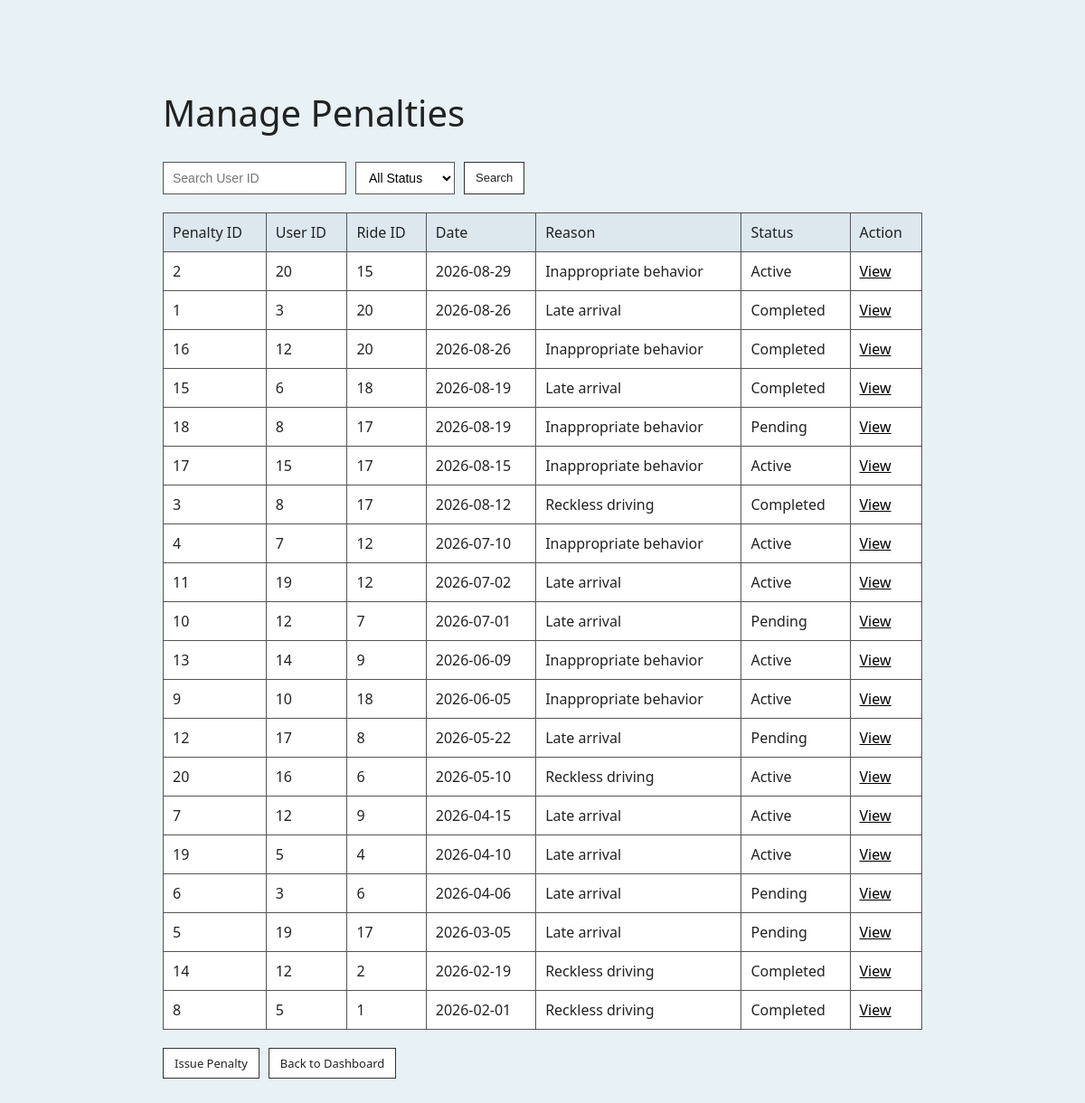
Screenshot of /ManagePenalty.php (signed in) with the database file from the repository.
### tables this page shows
CREATE TABLE `penaltysystem` (
  `PenaltyID` int(10) NOT NULL,
  `RideID` int(10) NOT NULL,
  `UserID` int(10) NOT NULL,
  `PenaltyDate` date NOT NULL,
  `PenaltyReason` text NOT NULL,
  `PenaltyStatus` varchar(30) NOT NULL
);

### ManagePenalty.php (the view, shortened to what this page needs)
<?php
include 'dbconn.php';
$search = isset($_GET['search']) ? trim($_GET['search']) : "";
$sql = "SELECT PenaltyID, UserID, RideID, PenaltyDate, PenaltyReason, PenaltyStatus
        FROM penaltysystem
        WHERE 1=1";
$sql .= " ORDER BY PenaltyDate DESC";
$result = mysqli_query($conn, $sql);
?>
<!DOCTYPE html>
<html lang="en">
<head>
    <link rel="stylesheet" href="styleA.css">
</head>
<body>
    <div class="center-wrapper">
        <h1>Manage Penalties</h1>
        <form method="GET" action="ManagePenalty.php" class="search-bar">
            <input
                type="number"
                name="search"
                placeholder="Search User ID"
                value="<?php echo htmlspecialchars($search); ?>"
            >
            <select name="status">
                <option value="">All Status</option>
            </select>
            <button type="submit" class="table-btn">
                Search
            </button>
        </form>
        <table>
            <tr>
                <th>Penalty ID</th>
                <th>User ID</th>
                <th>Ride ID</th>
                <th>Date</th>
                <th>Reason</th>
                <th>Status</th>
                <th>Action</th>
            </tr>
            <?php if ($result && mysqli_num_rows($result) > 0) { ?>
                <?php while ($row = mysqli_fetch_assoc($result)) { ?>
                    <tr>
                        <td><?php echo htmlspecialchars($row['PenaltyID']); ?></td>
                        <td><?php echo htmlspecialchars($row['UserID']); ?></td>
                        <td><?php echo htmlspecialchars($row['RideID']); ?></td>
                        <td><?php echo htmlspecialchars($row['PenaltyDate']); ?></td>
                        <td><?php echo htmlspecialchars($row['PenaltyReason']); ?></td>
                        <td><?php echo htmlspecialchars($row['PenaltyStatus']); ?></td>
                        <td>
                            <a
                                href="PenaltyDetail.php?penalty_id=<?php echo $row['PenaltyID']; ?>"
                                class="view-btn"
                            >
                                View
                            </a>
                        </td>
                    </tr>
                <?php } ?>
            <?php } else { ?>
                <tr>
                    <td colspan="7">No penalties found.</td>
                </tr>
            <?php } ?>
        </table>
        <div class="button-bar">
            <a href="IssuePenalty.php" class="table-btn">
                Issue Penalty
            </a>
            <a href="AdminDashboard.php" class="table-btn">
                Back to Dashboard
            </a>
        </div>
    </div>
</body>
</html>

### styleA.css (style rules this page uses)
* { box-sizing: border-box; }
body { margin: 0; padding: 20px; min-height: 100vh; background-color: #e8f1f5; color: #222222; font-family: 'Segoe UI', Arial, sans-serif; }
h1, h2, h3 { color: #222222; font-weight: 500; }
h1 { font-size: 40px; }
.center-wrapper { width: 100%; max-width: 900px; margin: 20px auto; padding: 30px; }
.view-btn { width: 10px; color: #000; }
table { width: 100%; border-collapse: collapse; margin-top: 20px; background-color: #ffffff; }
th, td { border: 1px solid #555555; padding: 10px; text-align: left; }
th { background-color: #dce7ee; font-weight: 500; }
.search-bar { display: flex; gap: 10px; margin-bottom: 20px; flex-wrap: wrap; }
.search-bar input, .search-bar select { padding: 8px 10px; border: 1px solid #555555; font-size: 14px; background-color: #ffffff; }
.table-btn { padding: 7px 12px; background-color: #ffffff; color: #222222; border: 1px solid #333333; text-decoration: none; font-size: 13px; cursor: pointer; }
.button-bar { display: flex; flex-wrap: wrap; gap: 10px; margin-top: 20px; }

### rows the page displays
penaltysystem: PenaltyID "2", UserID "20", RideID "15", PenaltyDate "2026-08-29", PenaltyReason "Inappropriate behavior", PenaltyStatus "Active"
penaltysystem: PenaltyID "1", UserID "3", RideID "20", PenaltyDate "2026-08-26", PenaltyReason "Late arrival", PenaltyStatus "Completed"
penaltysystem: PenaltyID "16", UserID "12", RideID "20", PenaltyDate "2026-08-26", PenaltyReason "Inappropriate behavior", PenaltyStatus "Completed"
penaltysystem: PenaltyID "15", UserID "6", RideID "18", PenaltyDate "2026-08-19", PenaltyReason "Late arrival", PenaltyStatus "Completed"
penaltysystem: PenaltyID "18", UserID "8", RideID "17", PenaltyDate "2026-08-19", PenaltyReason "Inappropriate behavior", PenaltyStatus "Pending"
penaltysystem: PenaltyID "17", UserID "15", RideID "17", PenaltyDate "2026-08-15", PenaltyReason "Inappropriate behavior", PenaltyStatus "Active"
penaltysystem: PenaltyID "3", UserID "8", RideID "17", PenaltyDate "2026-08-12", PenaltyReason "Reckless driving", PenaltyStatus "Completed"
penaltysystem: PenaltyID "4", UserID "7", RideID "12", PenaltyDate "2026-07-10", PenaltyReason "Inappropriate behavior", PenaltyStatus "Active"
penaltysystem: PenaltyID "11", UserID "19", RideID "12", PenaltyDate "2026-07-02", PenaltyReason "Late arrival", PenaltyStatus "Active"
penaltysystem: PenaltyID "10", UserID "12", RideID "7", PenaltyDate "2026-07-01", PenaltyReason "Late arrival", PenaltyStatus "Pending"
penaltysystem: PenaltyID "13", UserID "14", RideID "9", PenaltyDate "2026-06-09", PenaltyReason "Inappropriate behavior", PenaltyStatus "Active"
penaltysystem: PenaltyID "9", UserID "10", RideID "18", PenaltyDate "2026-06-05", PenaltyReason "Inappropriate behavior", PenaltyStatus "Active"
penaltysystem: PenaltyID "12", UserID "17", RideID "8", PenaltyDate "2026-05-22", PenaltyReason "Late arrival", PenaltyStatus "Pending"
penaltysystem: PenaltyID "20", UserID "16", RideID "6", PenaltyDate "2026-05-10", PenaltyReason "Reckless driving", PenaltyStatus "Active"
penaltysystem: PenaltyID "7", UserID "12", RideID "9", PenaltyDate "2026-04-15", PenaltyReason "Late arrival", PenaltyStatus "Active"
penaltysystem: PenaltyID "19", UserID "5", RideID "4", PenaltyDate "2026-04-10", PenaltyReason "Late arrival", PenaltyStatus "Active"
penaltysystem: PenaltyID "6", UserID "3", RideID "6", PenaltyDate "2026-04-06", PenaltyReason "Late arrival", PenaltyStatus "Pending"
penaltysystem: PenaltyID "5", UserID "19", RideID "17", PenaltyDate "2026-03-05", PenaltyReason "Late arrival", PenaltyStatus "Pending"
penaltysystem: PenaltyID "14", UserID "12", RideID "2", PenaltyDate "2026-02-19", PenaltyReason "Reckless driving", PenaltyStatus "Completed"
penaltysystem: PenaltyID "8", UserID "5", RideID "1", PenaltyDate "2026-02-01", PenaltyReason "Reckless driving", PenaltyStatus "Completed"
